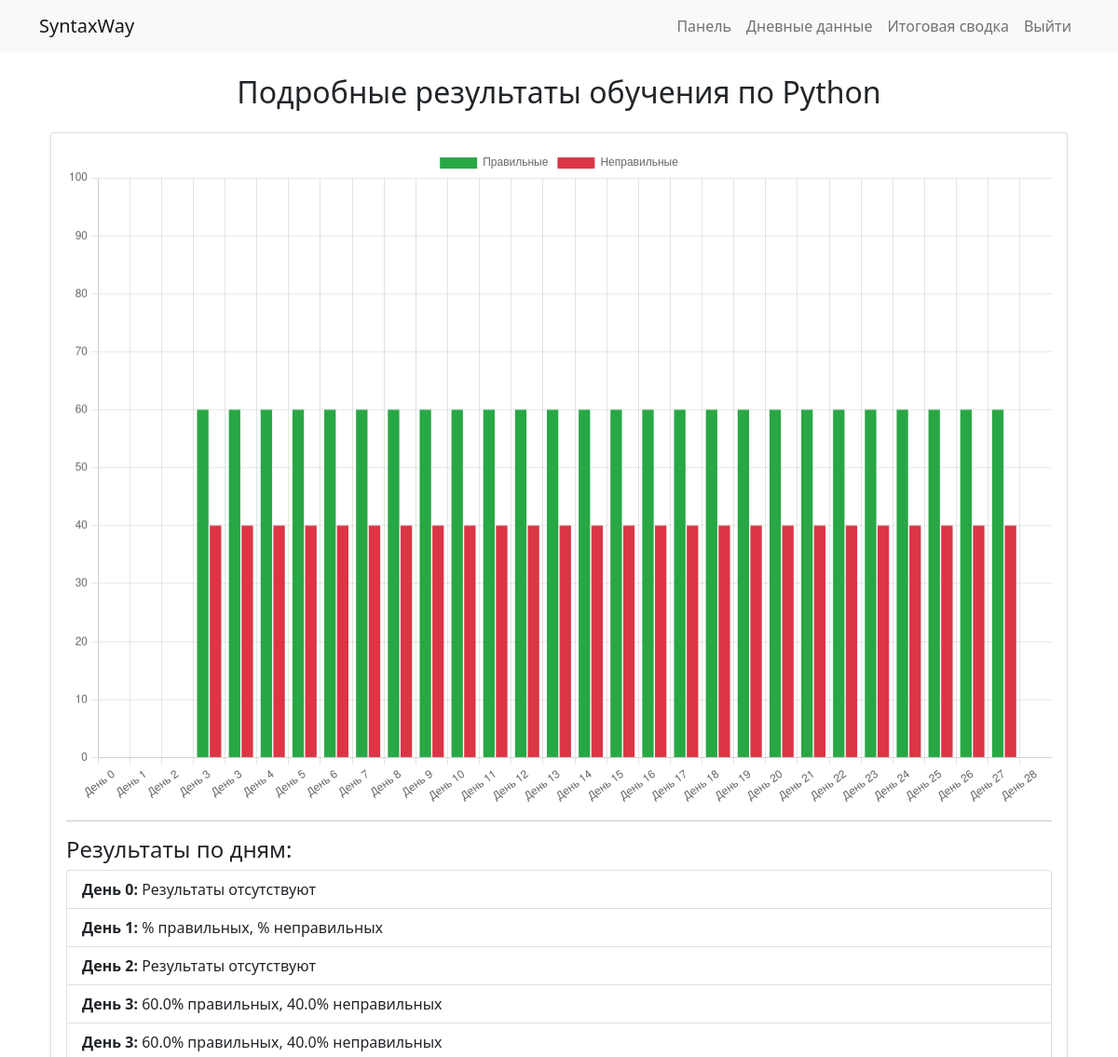
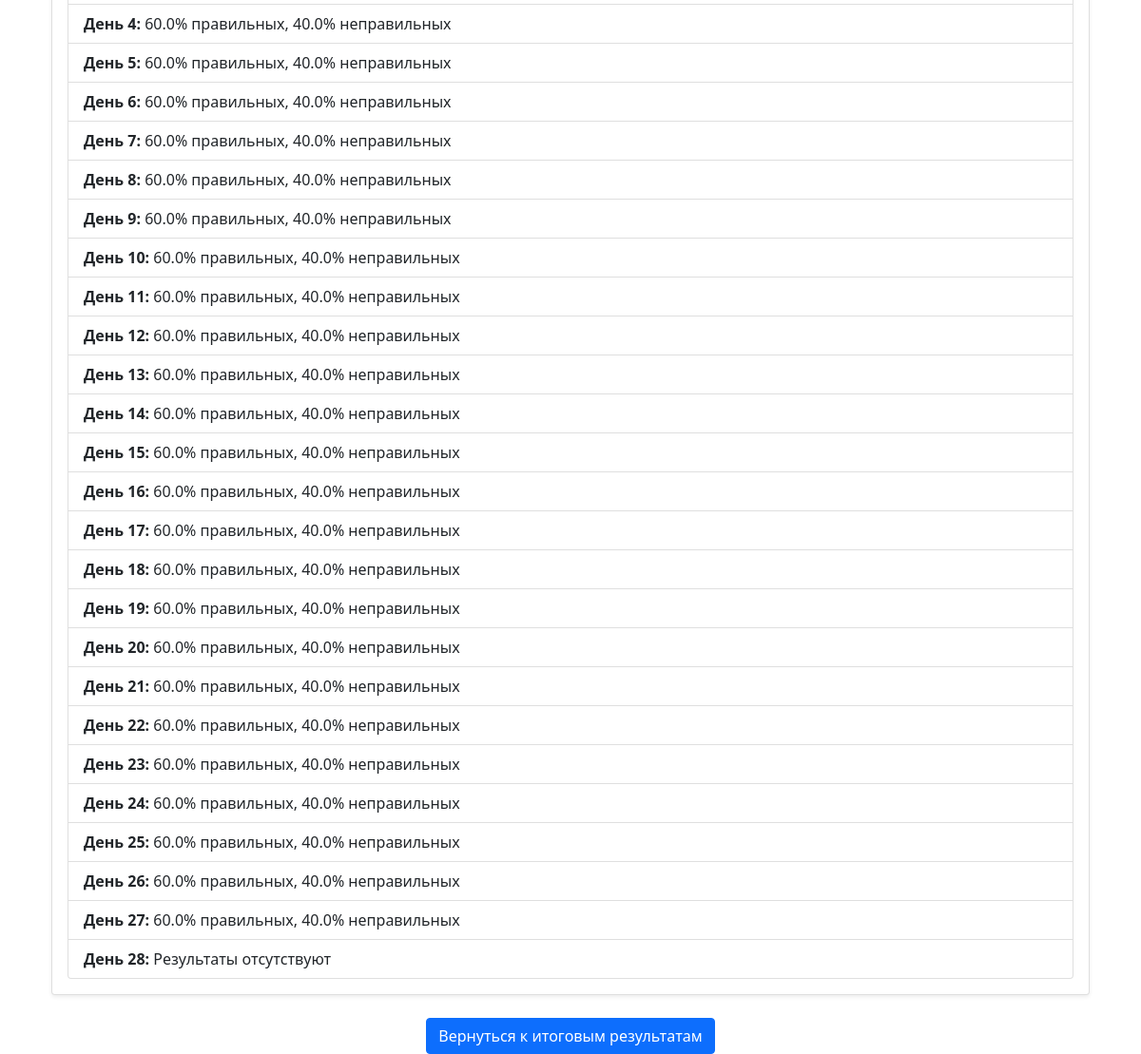
The app's page /summary_details/Python (signed in) with its own data (2 pictures, top to bottom).
### app.py (models this page shows)
class TrainingData(db.Model):
    id = db.Column(db.Integer, primary_key=True)
    user_id = db.Column(db.Integer, db.ForeignKey('user.id'), nullable=False)
    day = db.Column(db.Integer, nullable=False)
    language = db.Column(db.String(50))
    material = db.Column(db.Text)
    questions = db.Column(db.Text)
    answers = db.Column(db.Text)
    recommendation = db.Column(db.Text)
    correct_percentage = db.Column(db.Float)
    incorrect_percentage = db.Column(db.Float)

### app.py (the view)
@app.route("/summary_details/<language>")
@login_required
def summary_details(language):
    user_id = session["user_id"]
    training_data = TrainingData.query.filter_by(user_id=user_id, language=language).order_by(
        TrainingData.day.asc()).all()
    return render_template("summary_details.html", language=language, training_data=training_data)

### app.py (called while the page is built)
def login_required(f):
    @wraps(f)
    def decorated_function(*args, **kwargs):
        if "user_id" not in session:
            flash("Пожалуйста, войдите в систему.", "warning")
            return redirect(url_for("login"))
        return f(*args, **kwargs)
    return decorated_function

### templates/summary_details.html (shortened to what this page needs)
{% extends "base.html" %}
{% block content %}
<div class="container mt-4">
  <h2 class="text-center mb-4">Подробные результаты обучения по {{ language }}</h2>
  <div class="card shadow-sm">
    <div class="card-body">
      <canvas id="dailyChart" width="600" height="400"></canvas>
      <hr>
      <h4>Результаты по дням:</h4>
      <ul class="list-group">
        {% for day in training_data %}
          <li class="list-group-item">
            <strong>День {{ day.day }}:</strong>
            {% if day.correct_percentage is not none %}
              {{ day.correct_percentage }}% правильных, {{ day.incorrect_percentage }}% неправильных
            {% else %}
              Результаты отсутствуют
            {% endif %}
          </li>
        {% endfor %}
      </ul>
    </div>
  </div>
  <div class="text-center mt-4">
    <a href="{{ url_for('summary') }}" class="btn btn-primary">Вернуться к итоговым результатам</a>
  </div>
</div>
<script>
document.addEventListener("DOMContentLoaded", function() {
  const ctx = document.getElementById("dailyChart").getContext("2d");
  const labels = [
    {% for day in training_data %} "День {{ day.day }}", {% endfor %}
  ];
  const correctData = [
    {% for day in training_data %} {{ day.correct_percentage or 0 }}, {% endfor %}
  ];
  const incorrectData = [
    {% for day in training_data %} {{ day.incorrect_percentage or 0 }}, {% endfor %}
  ];
  new Chart(ctx, {
    type: 'bar',
    data: {
      labels: labels,
      datasets: [{
        label: 'Правильные',
        data: correctData,
        backgroundColor: '#28a745'
      }, {
        label: 'Неправильные',
        data: incorrectData,
        backgroundColor: '#dc3545'
      }]
    },
    options: {
      responsive: true,
      scales: {
        y: {
          beginAtZero: true,
          max: 100
        }
      }
    }
  });
});
</script>
{% endblock %}

### templates/base.html (shortened to what this page needs)
<!doctype html>
<html lang="ru">
  <head>
    <link href="https://cdn.jsdelivr.net/npm/bootstrap@5.1.3/dist/css/bootstrap.min.css" rel="stylesheet">
  </head>
  <body>
    <nav class="navbar navbar-expand-lg navbar-light bg-light">
      <div class="container">
        <a class="navbar-brand" href="{{ url_for('landing') }}">SyntaxWay</a>
        <div class="collapse navbar-collapse">
          <ul class="navbar-nav ms-auto">
            {% if session.get('user_id') %}
              <li class="nav-item"><a class="nav-link" href="{{ url_for('dashboard') }}">Панель</a></li>
              <li class="nav-item"><a class="nav-link" href="{{ url_for('daysdata') }}">Дневные данные</a></li>
              <li class="nav-item"><a class="nav-link" href="{{ url_for('summary') }}">Итоговая сводка</a></li>
              <li class="nav-item"><a class="nav-link" href="{{ url_for('logout') }}">Выйти</a></li>
            {% else %}
              <li class="nav-item"><a class="nav-link" href="{{ url_for('login') }}">Вход</a></li>
              <li class="nav-item"><a class="nav-link" href="{{ url_for('register') }}">Регистрация</a></li>
            {% endif %}
          </ul>
        </div>
      </div>
    </nav>
    <div class="container mt-4">
      {% block content %}{% endblock %}
    </div>
  </body>
</html>

### records on screen
TrainingData: day "0", shows "Результаты отсутствуют"
TrainingData: day "1"
TrainingData: day "2", shows "Результаты отсутствуют"
TrainingData: day "3", correct_percentage "60.0", incorrect_percentage "40.0"
TrainingData: day "3", correct_percentage "60.0", incorrect_percentage "40.0"
TrainingData: day "4", correct_percentage "60.0", incorrect_percentage "40.0"
TrainingData: day "5", correct_percentage "60.0", incorrect_percentage "40.0"
TrainingData: day "6", correct_percentage "60.0", incorrect_percentage "40.0"
TrainingData: day "7", correct_percentage "60.0", incorrect_percentage "40.0"
TrainingData: day "8", correct_percentage "60.0", incorrect_percentage "40.0"
TrainingData: day "9", correct_percentage "60.0", incorrect_percentage "40.0"
TrainingData: day "10", correct_percentage "60.0", incorrect_percentage "40.0"
TrainingData: day "11", correct_percentage "60.0", incorrect_percentage "40.0"
TrainingData: day "12", correct_percentage "60.0", incorrect_percentage "40.0"
TrainingData: day "13", correct_percentage "60.0", incorrect_percentage "40.0"
TrainingData: day "14", correct_percentage "60.0", incorrect_percentage "40.0"
TrainingData: day "15", correct_percentage "60.0", incorrect_percentage "40.0"
TrainingData: day "16", correct_percentage "60.0", incorrect_percentage "40.0"
TrainingData: day "17", correct_percentage "60.0", incorrect_percentage "40.0"
TrainingData: day "18", correct_percentage "60.0", incorrect_percentage "40.0"
TrainingData: day "19", correct_percentage "60.0", incorrect_percentage "40.0"
TrainingData: day "20", correct_percentage "60.0", incorrect_percentage "40.0"
TrainingData: day "21", correct_percentage "60.0", incorrect_percentage "40.0"
TrainingData: day "22", correct_percentage "60.0", incorrect_percentage "40.0"
TrainingData: day "23", correct_percentage "60.0", incorrect_percentage "40.0"
TrainingData: day "24", correct_percentage "60.0", incorrect_percentage "40.0"
TrainingData: day "25", correct_percentage "60.0", incorrect_percentage "40.0"
TrainingData: day "26", correct_percentage "60.0", incorrect_percentage "40.0"
TrainingData: day "27", correct_percentage "60.0", incorrect_percentage "40.0"
TrainingData: day "28", shows "Результаты отсутствуют"

### other values on screen
{{ language }} "Python"
chart data {{ day.day }} 0, 1, 2, 3, 3, 4, 5, 6, 7, 8, 9, 10, 11, 12, 13, 14, 15, 16, 17, 18, 19, 20, 21, 22, 23, 24, 25, 26, 27, 28
chart data {{ day.correct_percentage or 0 }} 0, 0, 0, 60.0, 60.0, 60.0, 60.0, 60.0, 60.0, 60.0, 60.0, 60.0, 60.0, 60.0, 60.0, 60.0, 60.0, 60.0, 60.0, 60.0, 60.0, 60.0, 60.0, 60.0, 60.0, 60.0, 60.0, 60.0, 60.0, 0
chart data {{ day.incorrect_percentage or 0 }} 0, 0, 0, 40.0, 40.0, 40.0, 40.0, 40.0, 40.0, 40.0, 40.0, 40.0, 40.0, 40.0, 40.0, 40.0, 40.0, 40.0, 40.0, 40.0, 40.0, 40.0, 40.0, 40.0, 40.0, 40.0, 40.0, 40.0, 40.0, 0
